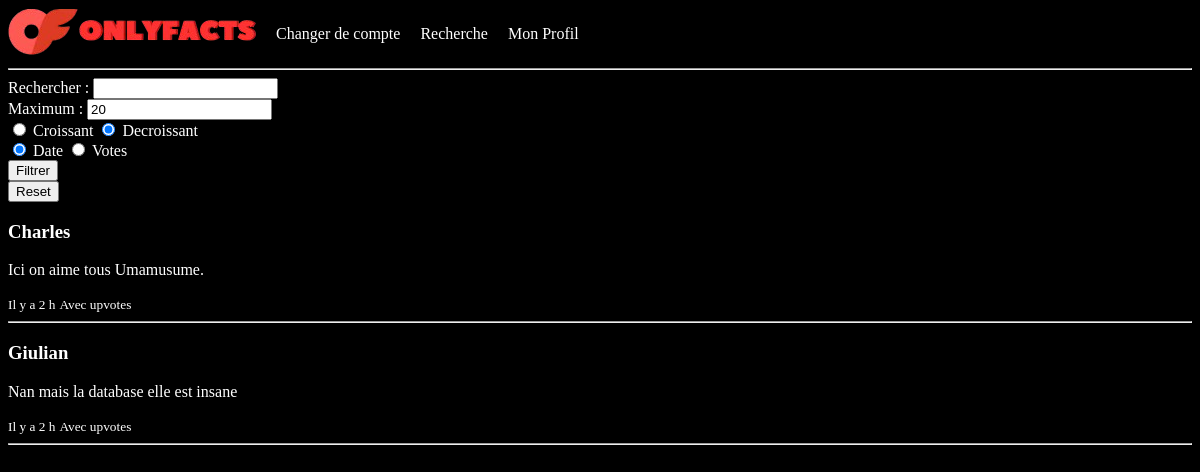
The page /search (signed in) on the database as committed earlier.
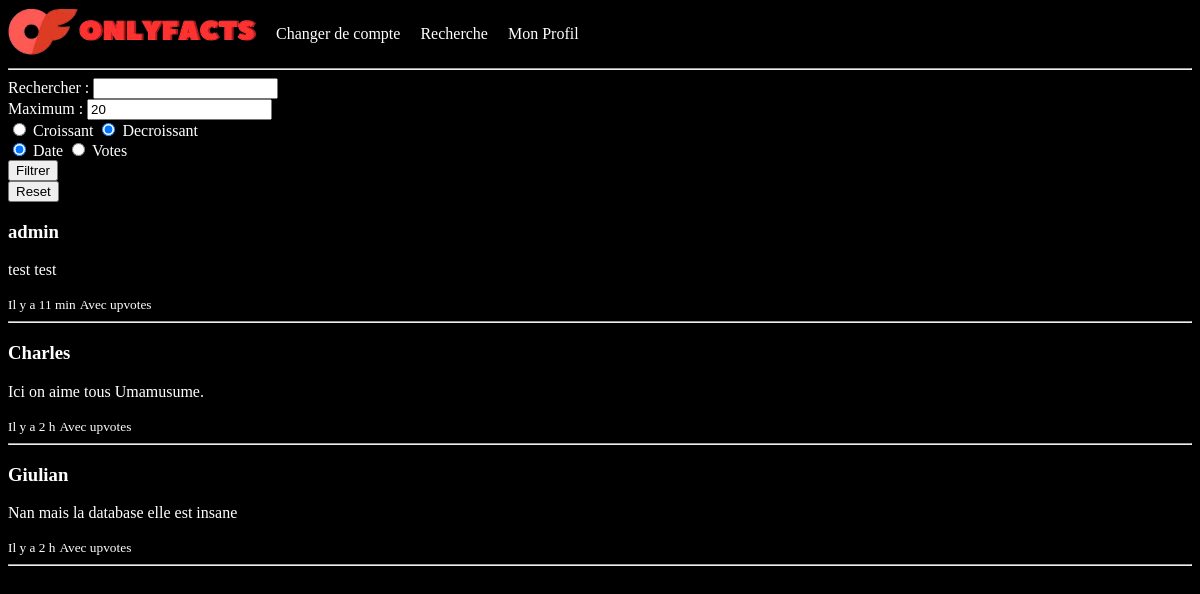
The same page on the database as committed later.
### tables this page shows
CREATE TABLE posts(POST_ID INTEGER PRIMARY KEY,AUTHOR INTEGER,BODY TEXT,DATE TEXT,FOREIGN KEY (AUTHOR) REFERENCES users(USER_ID));

CREATE TABLE users(USER_ID INTEGER PRIMARY KEY,FIRST_NAME TEXT,LAST_NAME TEXT,PASSWORD TEXT);

### apps/routes.py (the view)
@app.route('/search', methods = ['GET'])
def search():
    if g.utilisateur is None:
        return redirect(location="/login")
    if not session.get("parametres"):
        session["parametres"] = DEFAULT_PARAMETRES
    parametres = session.get("parametres")
    return render_template('search.html', titre='Recherche', utilisateur=g.utilisateur, posts=liste_post_fini(*parametres), parametres=parametres)

### apps/db.py (called while the page is built)
def ouvrir_database() -> tuple[sqlite3.Connection, sqlite3.Cursor]:
    try:
        db_connection : sqlite3.Connection = sqlite3.connect("OF_database.db")
        db_cursor : sqlite3.Cursor = db_connection.cursor()
        return db_connection, db_cursor
    except sqlite3.Error as error:
        raise error

def fermer_database(db_connection : sqlite3.Connection) -> None:
    try:
        db_connection.commit()
        db_connection.close()
    except sqlite3.Error as error:
        raise error

def convert_utilisateur_dict(utilisateur) -> dict:
    return {"id":utilisateur[0],"prenom":utilisateur[1],"nom":utilisateur[2],"mdp":utilisateur[3]}

def get_utilisateur_par_id(id_utilisateur : int) -> dict:
    db_connection, db_cursor = ouvrir_database()
    try:
        db_cursor.execute(f'SELECT * FROM users WHERE USER_ID={id_utilisateur};')
        user = db_cursor.fetchone()
        fermer_database(db_connection)
        return user if user == None else convert_utilisateur_dict(user)
    except sqlite3.Error as error:
        raise error

def convert_post_dict(post) -> dict:
    return {"id":post[0],"author_id":post[1],"body":post[2],"created":post[3]}

### apps/templates/search.html
{% extends "base.html" %}
{% block content %}
<form action="/filtrer" method="POST">
    <label for="texte">Rechercher :</label>
    <input type="text" id="texte" name="texte" value="{{ parametres[0] }}"><br>
    <label for="max">Maximum :</label>
    <input type="text" id="max" name="max" value="{{ parametres[1] }}"><br>
    <input type="radio" id="croissant" name="ordre" value="croissant" {% if parametres[2] %}checked{% endif %}>
    <label for="croissant">Croissant</label>
    <input type="radio" id="decroissant" name="ordre" value="decroissant" {% if not parametres[2] %}checked{% endif %}>
    <label for="decroissant">Decroissant</label><br>
    <input type="radio" id="created" name="cle" value="created" {% if parametres[3] == "created" %}checked{% endif %}>
    <label for="croissant">Date</label>
    <input type="radio" id="votes" name="cle" value="votes" {% if parametres[3] == "votes" %}checked{% endif %}>
    <label for="decroissant">Votes</label><br>
    <input type="submit" value="Filtrer">
</form>
<form action="/reset_filtre" method="POST"> <input type="submit" value="Reset"> </form>
<div class="posts">
    {% for post in posts %}
    <div class="post">
        <h3>{{ post.auteur.prenom }}</h3>
        <p>{{ post.body }}</p>
        <small>{{ post.created }}</small>
        <small>Avec {{ post.upvote }} upvotes</small>
        <hr>
    </div>
    {% endfor %}
</div>
{% endblock %}

Rows that differ between the two databases and show on the page:
added posts: auteur.prenom "admin", body "test test", created "Il y a 11 min"
